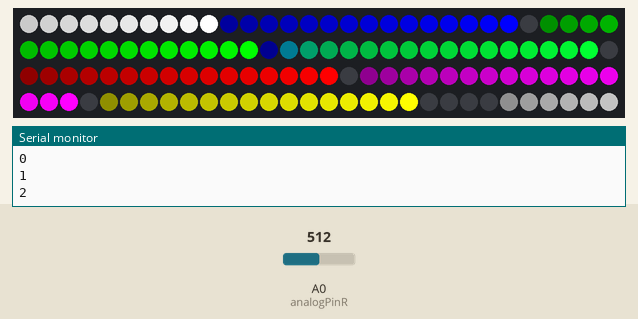
Simulated run of this sketch. Board: Arduino Uno, built with avr-gcc and run on an emulated ATmega328P. Parts: 120 RGB LEDs in strip order, left to right, continuing on the next row, the last lines printed to the serial monitor. The inputs (shaded band) are chosen by the test bench; at power-on: A0 (analogPinR) = 512.

Above: at 1.2 s.
1.3 s: A0 (analogPinR) set to 716
At 1.78 s:
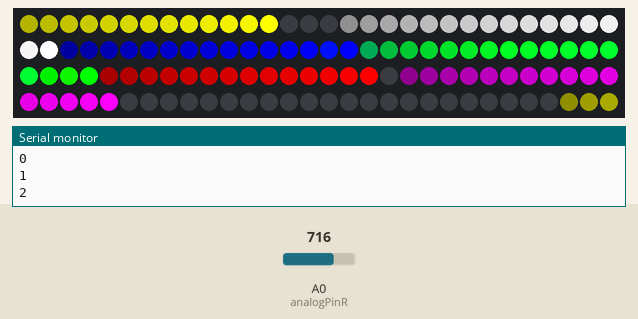
4.0 s: A0 (analogPinR) set to 511
At 4.28 s:
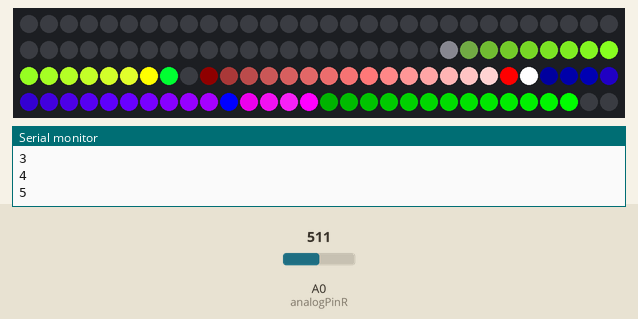
5.9 s: A0 (analogPinR) set to 900
At 6.31 s:
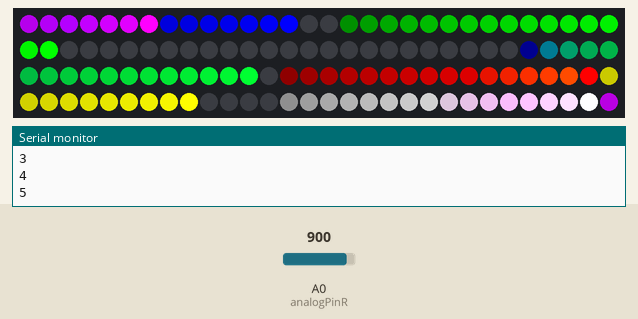
8.5 s: A0 (analogPinR) set to 306
At 10.19 s:
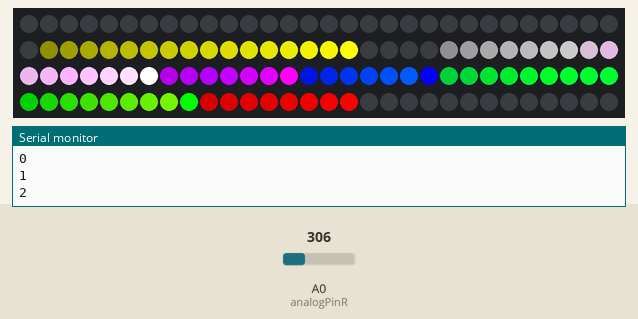
10.5 s: A0 (analogPinR) set to 716
At 10.85 s:
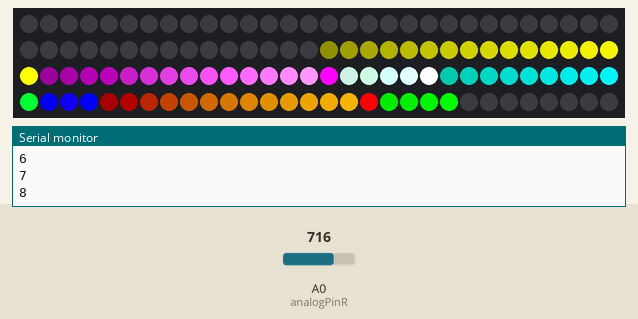
13.4 s: A0 (analogPinR) set to 245
At 18.7 s:
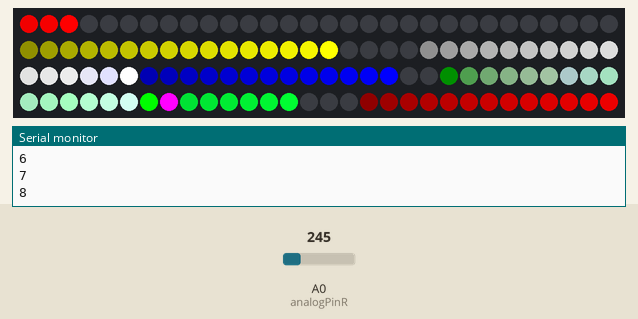

Measured:
- after the input at 1.3 s, the LEDs: change after 0.33 s (image 1)
- after the input at 4.0 s, the LEDs: first differ from a run without the input after 0.21 s (image 2)
- after the input at 5.9 s, the LEDs: change after 0.26 s (image 3)
- after the input at 10.5 s, the LEDs: change after 0.20 s (image 5)

The sketch:

C6_colorblendingrace_with_audio_acceleratedspeed.ino
```cpp
#include <Adafruit_NeoPixel.h>
#define PIN 6
#define CNT_LIGHTS 120

Adafruit_NeoPixel strip = Adafruit_NeoPixel(CNT_LIGHTS, PIN, NEO_GRB + NEO_KHZ800);
//fixed settings
int analogPinL = 1; // read from multiplexer using analog input 0
int analogPinR = 0; // read from multiplexer using analog input 0
int strobePin = 12; // strobe is attached to digital pin 2
int resetPin = 13; // reset is attached to digital pin 3
int msgReadings[7] = {0,0,0,0,0,0,0};


int moment = 10; //higher number means led will have more momentum
int momcount = 0;
float scale[7] = {1.6,1.5,1,1,1.2,1.5,1.8};
int speeds[7] = {0,0,0,0,0,0,0}; //counter for movement delay
int speedin[7] = {7,7,7,7,7,7,7}; //setspeed
int leddat[CNT_LIGHTS][3];
int ledw = CNT_LIGHTS/7;
int leds[7][4] = {{0, 0, 255, ledw*1},
                 {0, 255, 0, ledw*2},
                 {0, 255, 50, ledw*3},
                 {255, 0, 0, ledw*4},
                 {255, 0, 255, ledw*5},
                 {255, 255, 0, ledw*6},
                 {255, 255, 255, ledw*7}}; //grb + position


void setup() {
  Serial.begin(9600); // print to serial monitor
  strip.begin();
  strip.show();
  pinMode(analogPinL, INPUT);
  pinMode(analogPinR, INPUT);
  pinMode(strobePin, OUTPUT);
  pinMode(resetPin, OUTPUT);
  digitalWrite(resetPin, LOW);
  digitalWrite(strobePin, HIGH);
}

void loop() {
    getaudio();
    moveled(); //move led forward one
    //delay(100);
}


void moveled(){
  //leddat[10][2] = 255;
//leddat[20][1] = 255;
  //________________________moving leds
  for (int h =0; h<7; h++){
    for (int i=leds[h][3]; i>leds[h][3]-ledw; i--){
     for (int k=0; k<3; k++){
       if (i<0)//if going behind the strip
         if (leddat[CNT_LIGHTS+i][k] + leds[h][k] -((leds[h][k]/ledw)*(leds[h][3]-i+1)) >=255)
            leddat[CNT_LIGHTS+i][k] = 255;
         else
            leddat[CNT_LIGHTS+i][k] += leds[h][k] -((leds[h][k]/ledw)*(leds[h][3]-i+1));
       else
           if (leddat[i][k] + leds[h][k] -((leds[h][k]/ledw)*(leds[h][3]-i+1)) >=255)
             leddat[i][k] = 255;
           else
             leddat[i][k] += leds[h][k] -((leds[h][k]/ledw)*(leds[h][3]-i+1));
     }
   }
  }


 //_________set the first to be strong
 for(int m=0; m<7; m++){
   for(int s=0; s<3; s++){
     leddat[leds[m][3]][s] = leds[m][s];
   }
 }

 //________set positions with speed
   for(int n=0; n<7; n++){
     if (leds[n][3]<CNT_LIGHTS-1){
       if (speeds[n] == speedin[n]){
         leds[n][3]+=1;
         speeds[n] = 0;
       }
     } else{
        leds[n][3]=1;
        speeds[n] = 0;
     }
  }

//_______incriment speeds
 for(int p=0; p<7; p++){
  speeds[p]++;
 }

  setled();
}


void setled(){
  for (int i=0; i<CNT_LIGHTS; i++){
    int r = leddat[i][0];
    int g = leddat[i][1];
    int b = leddat[i][2];
    strip.setPixelColor(i , r, g, b);
  }
  strip.show();
  clearleddat();
}


void clearleddat(){
  for (int i=0; i<CNT_LIGHTS; i++){
    leddat[i][0] = 0;
    leddat[i][1] = 0;
    leddat[i][2] = 0;
  }
}

void getaudio(){
  momcount++;
  digitalWrite(resetPin, HIGH);
  digitalWrite(resetPin, LOW);
  for (int i = 0; i < 7; i++)
  {
    digitalWrite(strobePin, LOW);
     delayMicroseconds(30); // to allow the output to settle
    msgReadings[i] = analogRead(analogPinR);
    digitalWrite(strobePin, HIGH);
  }
  for (int i = 0; i < 7; i++)
  {
    int maps = map(msgReadings[i]*scale[i], 110, 1000, 100, 1);
    maps = constrain(maps, 1, 100);

    if (maps < speedin[i]){
      speedin[i]  = maps;
      if (speeds[i] >= speedin[i])
        speeds[i] = speedin[i]-1;

    }
    else if (maps > speedin[i]){
      if (momcount >= moment){
        speedin[i]+=1;
      }
    }
    /*
    /Serial.println(momcount);
    Serial.print(maps);
    Serial.print(":");
    Serial.print(speedin[i]);
    Serial.print(":");
    Serial.print(speeds[i]);
    Serial.print("  ");*/
  }
  if (momcount >= moment)
    momcount = 0;
  Serial.print(momcount);
 Serial.println();
}
```
